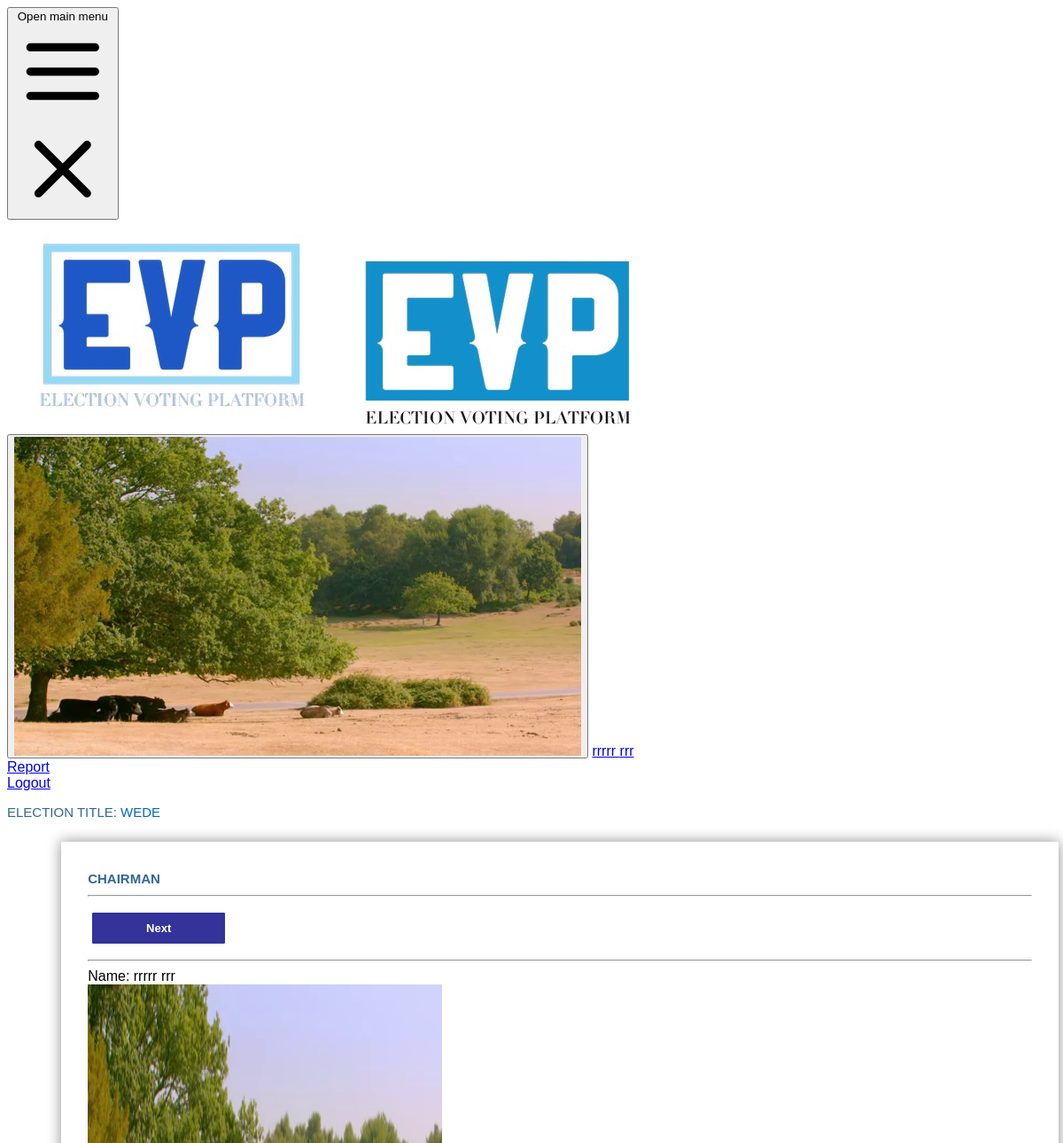
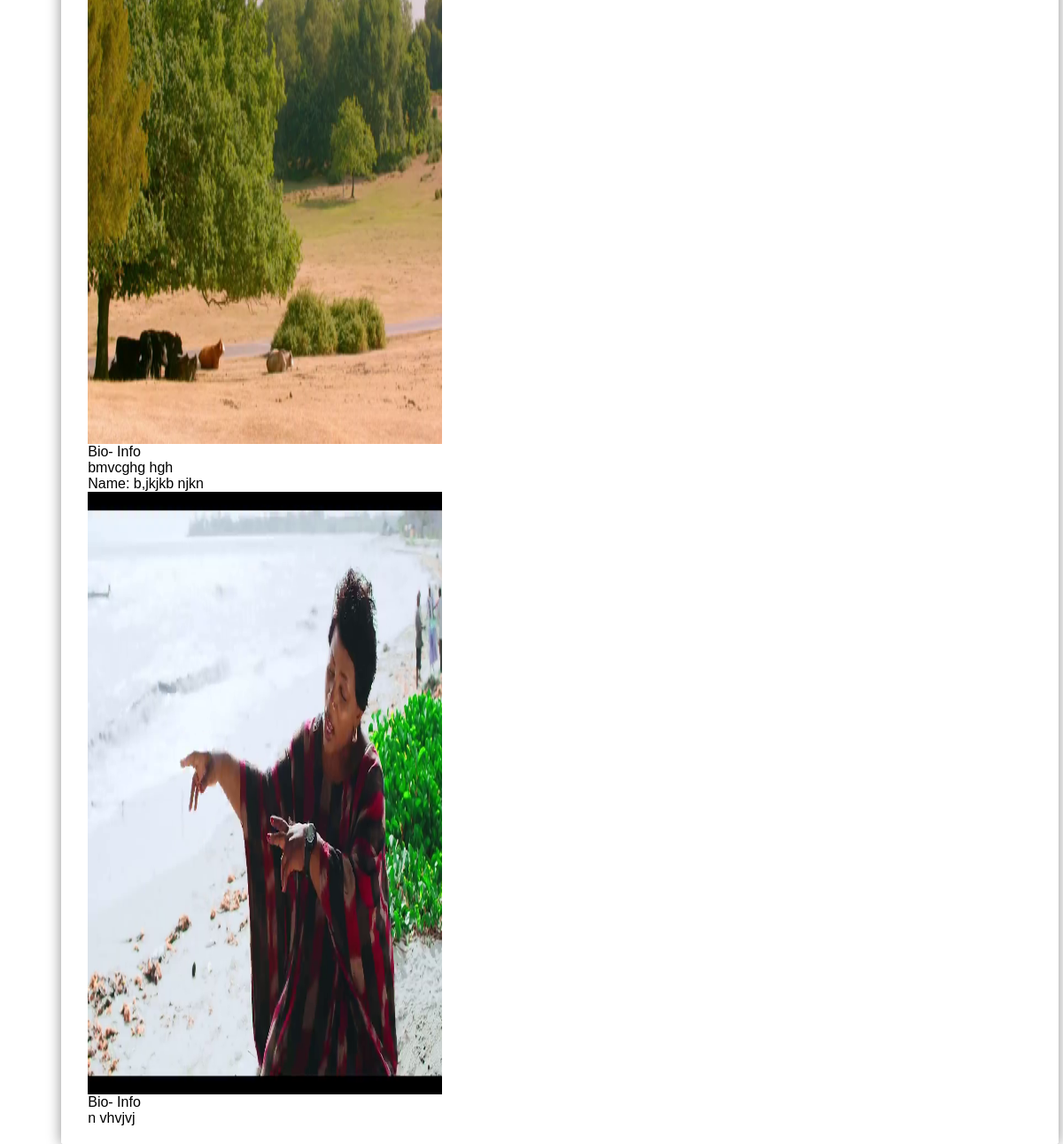
Screenshot of /vote.php?id=1 (signed in) with the database file from the repository (2 pictures, top to bottom).
### tables this page shows
CREATE TABLE `users` (
  `user_id` int(11) NOT NULL,
  `usertype_id` int(10) NOT NULL,
  `username` varchar(50) NOT NULL,
  `password` varchar(60) NOT NULL,
  `firstname` varchar(20) NOT NULL,
  `lastname` varchar(20) NOT NULL,
  `photo` varchar(40) NOT NULL,
  `lastmodified` datetime NOT NULL,
  `datecreated` datetime NOT NULL,
  `election_id` int(10) NOT NULL
);

CREATE TABLE `election` (
  `election_id` int(11) NOT NULL,
  `election_title` varchar(50) NOT NULL,
  `election_description` varchar(200) NOT NULL,
  `election_start_date` date NOT NULL,
  `election_start_time` time NOT NULL,
  `election_end_date` date NOT NULL,
  `election_end_time` time NOT NULL
);

CREATE TABLE `positions` (
  `position_id` int(11) NOT NULL,
  `position_description` varchar(50) NOT NULL,
  `priority` int(11) NOT NULL,
  `election_id` int(11) NOT NULL
);

CREATE TABLE `candidates` (
  `candidate_id` int(16) NOT NULL,
  `position_id` int(11) NOT NULL,
  `user_id` int(30) NOT NULL,
  `bio_info` varchar(90) NOT NULL,
  `election_id` int(7) NOT NULL
);

### vote.php (the view, shortened to what this page needs)
<?php
	require_once('session.php');
	require_once('checkelection.php');
	if(isset($_GET['id'])){
	$id=$_GET['id'];
    }else{
	  header('location: home.php');
	}
	require_once('checkifvoted.php');
	include('conn.php');
	include 'head.php';
?>
<html>
<head>
 <link href="css/style.css" rel="stylesheet">
  <link href="css/cs.css" rel="stylesheet">
</head>
<body>
<p class="fs-title font-bold text-center "> Election Title:
<span class="fs-title font-bold text-center " style="color:#0066CC">
<?php
	$results = $conn->prepare("SELECT * FROM election WHERE election_id= :erid");
	$results->bindParam(':erid', $id);
				$results->execute();
		$row = $results->fetch(PDO::FETCH_ASSOC);
		echo $row['election_title'];
?>
</span></p>
<form id="msform"  action="preview.php" method="POST" onSubmit="">
	<?php
	$resultasa = $conn->prepare("SELECT * FROM positions WHERE election_id=:id ");
	$resultasa->bindParam(':id',$id);
		$resultasa->execute();
	?>
		<?php
		for($i=0; $rowasa = $resultasa->fetch(); $i++){
		$exrxrxrx=$rowasa['position_description'];
		if($exrxrxrx== 'chairman'){
		?>
	<fieldset>
		<h2 class="fs-title font-bold text-center "><?php echo $rowasa['position_description']; ?></h2>
		<hr/>
		<input type="button" value="Next" class="next actio-button"  description="next">
		<hr/>
		<div class="flex flex-wrap -mx-1 lg:-mx-4 pt-10">
                <table class="w-full whitespace-no-wrap">
				  	 <?php
					 $dsds=$rowasa['position_id'];
		$results = $conn->prepare("SELECT * FROM candidates WHERE position_id= :a");
			$results->bindParam(':a', $dsds);
			 		$results->execute();
										while($row = $results->fetch(PDO::FETCH_ASSOC)){
											?>
											<?php
											$pos=$row['user_id'];
		$results1 = $conn->prepare("SELECT * FROM users WHERE user_id= :a");
			$results1->bindParam(':a', $pos);
			 		$results1->execute();
					$row2 = $results1->fetch(PDO::FETCH_ASSOC);
					?>
                  <tbody
                    class="bg-white divide-y dark:divide-gray-700 dark:bg-gray-800"
                  >
                         <div class="my-1 px-1 w-full md:w-1/2 lg:my-4 lg:px-4 lg:w-1/3">
            <article class="overflow-hidden rounded-lg shadow-lg ">
      <figure class="parent">
      <label id="styleinput">
                     <div class=" text-center mb-2"><span class="font-bold">Name:</span> <?php echo $row2['firstname']; ?> <?php echo $row2['lastname']; ?></div>
		  <img class="w-40 h-40 rounded-full mx-auto" src="img/candidate/<?php echo $row2['photo']; ?>" alt="" width="400" height="680">
					   <div class=" font-bold text-center">Bio- Info</div>
		 <div class="pt-0 text-center space-y-2">
          <?php echo $row['bio_info']; ?>
        </div>
      </label>
    </figure>
<?php
             }
?>
</div>
       </tbody>
    </table>
	</fieldset>
	<?php
	}
	?>
	<?php
	}
	?>
</form>
</body>
</html>

### head.php (shortened to what this page needs)
<?php
				$a = $_SESSION['voter'] ;
		$results1 = $conn->prepare("SELECT * FROM users WHERE user_id= :a");
			$results1->bindParam(':a',$a);
			 		$results1->execute();
					$row2 = $results1->fetch(PDO::FETCH_ASSOC);
					?>
<!doctype html>
<html>
<head>
    <link href="css/style.css" rel="stylesheet">
</head>
<body>
    <div class="container mx-auto">
<nav class="bg-purple-600">
  <div class="max-w-7xl mx-auto px-2 sm:px-6 lg:px-8">
    <div class="relative flex items-center justify-between h-16">
      <div class="absolute inset-y-0 left-0 flex items-center sm:hidden">
        <button type="button" class="inline-flex items-center justify-center p-2 rounded-md text-gray-400 hover:text-white hover:bg-gray-700 focus:outline-none focus:ring-2 focus:ring-inset focus:ring-white" aria-controls="mobile-menu" aria-expanded="true">
          <span class="sr-only">Open main menu</span>
          <svg class="block h-6 w-6" xmlns="http://www.w3.org/2000/svg" fill="none" viewBox="0 0 24 24" stroke="currentColor" aria-hidden="true">
            <path stroke-linecap="round" stroke-linejoin="round" stroke-width="2" d="M4 6h16M4 12h16M4 18h16" />
          </svg>
          <svg class="hidden h-6 w-6" xmlns="http://www.w3.org/2000/svg" fill="none" viewBox="0 0 24 24" stroke="currentColor" aria-hidden="true">
            <path stroke-linecap="round" stroke-linejoin="round" stroke-width="2" d="M6 18L18 6M6 6l12 12" />
          </svg>
        </button>
      </div>
      <div class="flex-1 flex items-center justify-center sm:items-stretch sm:justify-start">
        <div class="flex-shrink-0 flex items-center">
       <a href="home.php">   <img class="block lg:hidden h-8 w-auto" src="img/logo.jpg" alt="EVP"></a>
          <a href="home.php"> <img class="hidden lg:block h-8 w-auto" src="img/lg.jpg" alt="EVP"></a>
        </div>
      </div>
      <div class="absolute inset-y-0 right-0 flex items-center pr-2 sm:static sm:inset-auto sm:ml-6 sm:pr-0">
            <button type="button" class="bg-white flex text-sm rounded-full focus:outline-none focus:ring-2 focus:ring-offset-2 focus:ring-offset-gray-800 focus:ring-white" id="user-menu" aria-expanded="false" aria-haspopup="true">
              <img class="h-8 w-8 rounded-full" src="img/voter/<?php echo $row2['photo'] ;?>" alt=" usr">
            </button>
			 <a href="editprofile.php" class="text-white hover:bg-gray-700 hover:text-white block px-3 py-2 rounded-md text-base font-medium"><?php echo $row2['firstname'] ;?> <?php echo  $row2['lastname']; ?><br></a>
<?php
if( $row2['usertype_id']==2){
echo '
 <div class="hidden sm:block sm:ml-6">
          <div class="flex space-x-4">
            <a href="report.php" class="text-white text-white px-3 py-2 rounded-md text-sm font-medium" aria-current="page">Report</a>
          </div>
        </div>
';
}
     ?>
        <div class="ml-3 relative">
          <div>
         <a href="logout.php" class="text-white  hover:bg-gray-700 hover:text-white block px-3 py-2 rounded-md text-base font-medium">Logout</a>
          </div>
        </div>
      </div>
    </div>
  </div>
</nav>

### css/cs.css (style rules this page uses)
html { height: 100%; background: #ffffff; }
body { font-family: montserrat, arial, verdana; }
#msform { width: 90%; margin: 50px auto; text-align: center; position: relative; margin-top: 25px; }
#msform fieldset { background: white; border: 0 none; border-radius: 3px; box-shadow: 0 0 15px 1px rgba(0, 0, 0, 0.4); padding: 20px 30px; text-align: left; -moz-box-sizing: border-box; width: 100%; position: absolute; }
#msform input, #msform textarea, #msform select { padding: 15px; border: 1px solid #ccc; border-radius: 3px; margin-bottom: 10px; width: 100%; -moz-box-sizing: border-box; color: #2C3E50; font-size: 13px; }
#msform .actio-button { width: 150px; background:#333399; font-weight: bold; color: white; border: 0 none; border-radius: 1px; cursor: pointer; padding: 10px 5px; margin: 10px 5px; }
.fs-title { font-size: 15px; text-transform: uppercase; color:#336699; margin-bottom: 10px; }
.parent { margin: 0; position: relative; }

### rows the page displays
users: photo (picture), firstname "rrrrr", lastname "rrr"
election: election_title "WEDE"
positions: position_description "CHAIRMAN"
candidates: user.firstname "rrrrr", user.lastname "rrr", user.photo (picture), bio_info "bmvcghg hgh"
candidates: user.firstname "b,jkjkb", user.lastname "njkn", user.photo (picture), bio_info "n vhvjvj"
